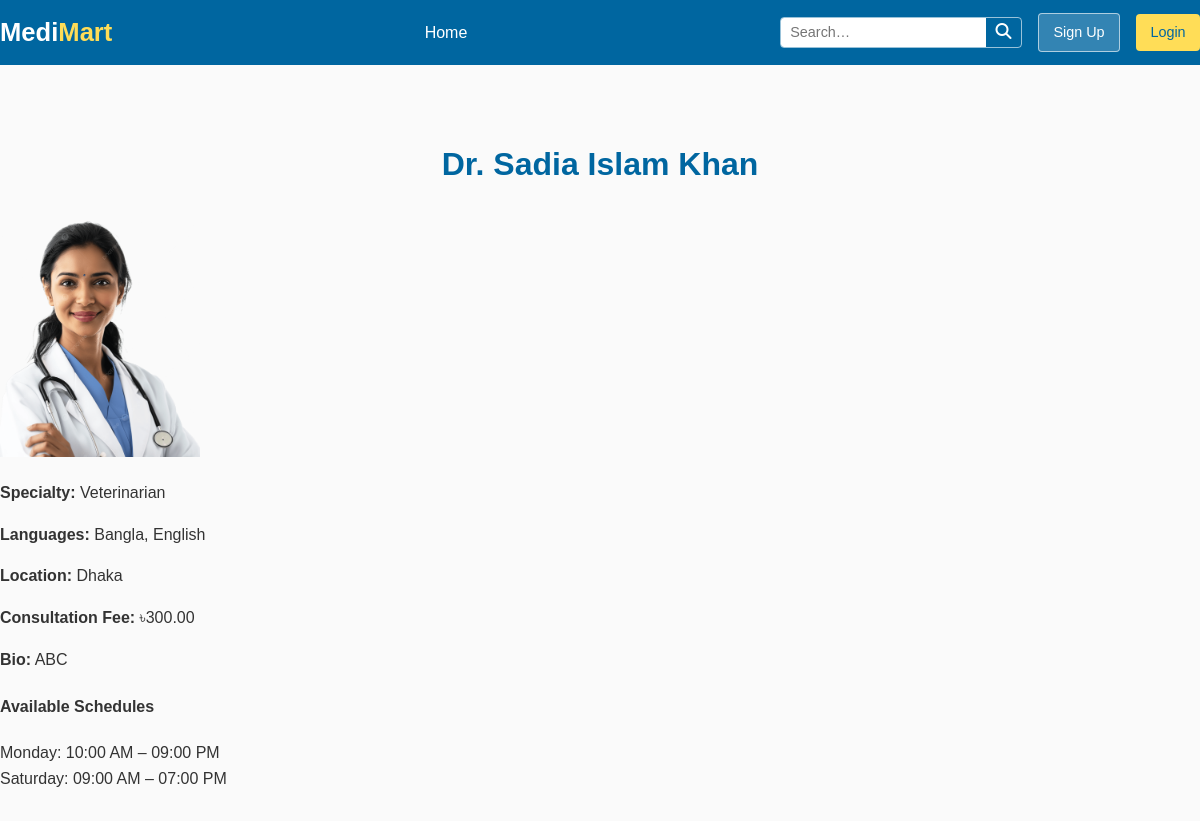
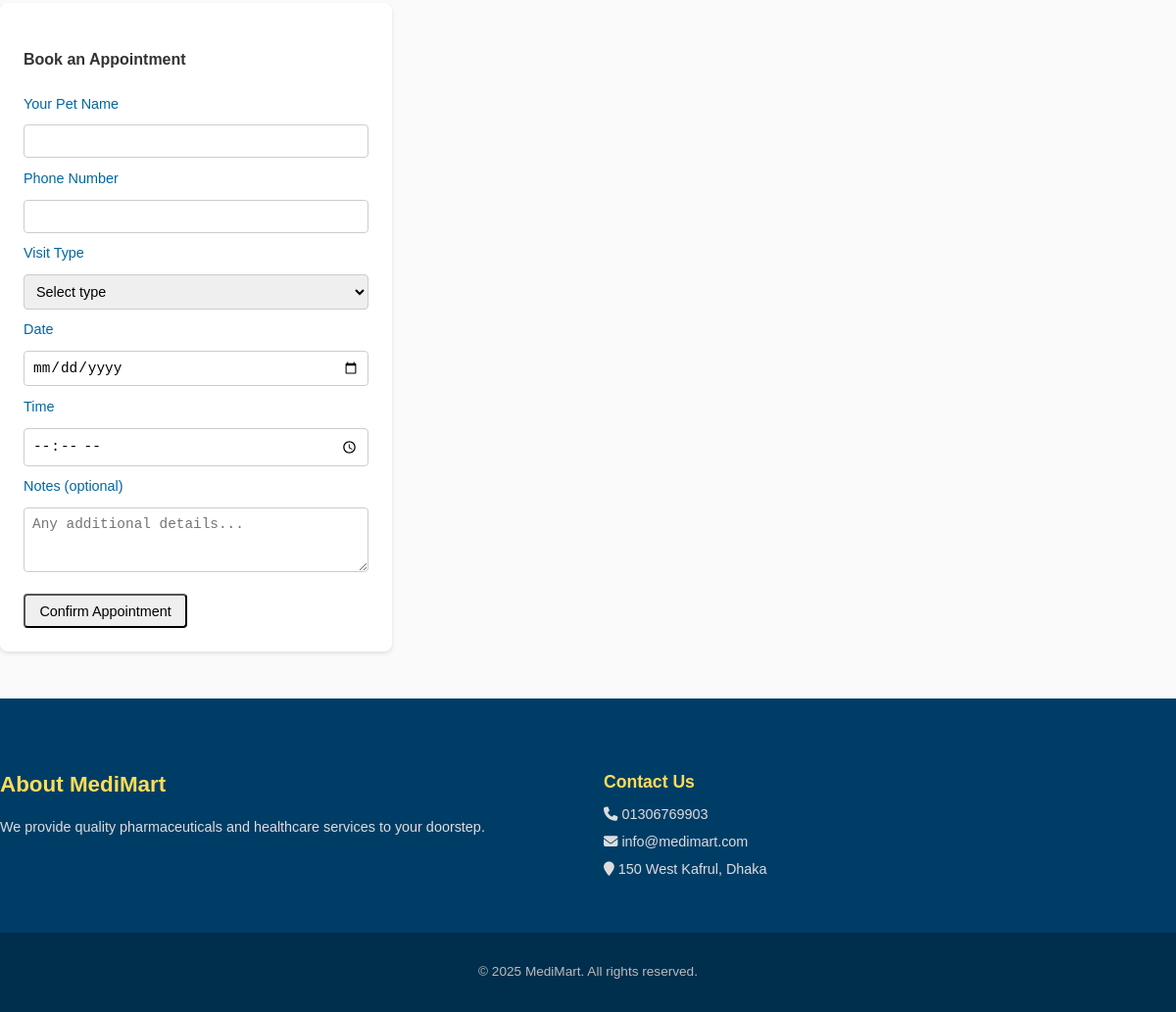
Page /pet-care/doctors/book/8/ on the committed database (2 pictures, top to bottom).
### main/models.py (models this page shows, shortened)
class Doctor(models.Model):
    DOCTOR_TYPES = [
        ('human', 'Human Doctor'),
        ('vet', 'Veterinarian'),
    ]
    user = models.OneToOneField(
        User,
        on_delete=models.CASCADE,
        related_name='doctor_profile',
        null=True,
        blank=True
    )
    name = models.CharField(max_length=100)
    specialty = models.CharField(max_length=100)
    doctor_type = models.CharField(
        max_length=10,
        choices=DOCTOR_TYPES,
        default='human'
    )
    languages = models.CharField(max_length=100)
    location = models.CharField(max_length=100)
    fee = models.DecimalField(
        max_digits=7,
        decimal_places=2,
        default=Decimal('0.00')
    )
    bkash_number = models.CharField(
        max_length=20,
        blank=True,
        null=True
    )
    bio = models.TextField(blank=True, null=True)   # ✅ fixed: allow empty bios
    image = models.ImageField(
        upload_to='doctor_images/',
        blank=True,
        null=True
    )
    def language_list(self):
        return [lang.strip() for lang in self.languages.split(',')]

class Schedule(models.Model):
    doctor = models.ForeignKey(Doctor, on_delete=models.CASCADE, related_name='schedules')
    day = models.CharField(max_length=10, choices=DAYS_OF_WEEK)
    start_time = models.TimeField()
    end_time = models.TimeField()
    class Meta:
        constraints = [
            UniqueConstraint(fields=('doctor', 'day', 'start_time', 'end_time'), name='uniq_schedule_slot'),
            CheckConstraint(check=Q(end_time__gt=F('start_time')), name='sched_time_order'),
        ]

### main/views.py (the view, shortened to what this page needs)
# urls.py: path('pet-care/doctors/book/<int:doctor_id>/', views.book_vet_appointment, name='book_vet_appointment'),
def book_vet_appointment(request, doctor_id):
    doctor = get_object_or_404(Doctor, id=doctor_id, doctor_type='vet')
    today = timezone.now().date()
    schedules = doctor.schedules.all() if hasattr(doctor, 'schedules') else []
    is_doctor = hasattr(request.user, 'doctor_profile')
    return render(request, 'main/vet_profile.html', {
        'doctor': doctor,
        'schedules': schedules,
        'is_doctor': is_doctor,
        'today': today,
    })

### main/context_processors.py (called while the page is built, shortened)
def cart_count(request):
    if request.user.is_authenticated:
        cart = Cart.objects.filter(user=request.user).first()
        count = cart.items.count() if cart and hasattr(cart, 'items') else 0
    else:
        cart_session = request.session.get('cart', {})
        count = sum(cart_session.values()) if isinstance(cart_session, dict) else 0
    return {'cart_count': count}

def user_group_flags(request):
    user = getattr(request, 'user', None)
    is_doctor = False
    is_patient = False
    is_staff = False
    return {
        'is_doctor': is_doctor,
        'is_patient': is_patient,
        'is_staff': is_staff,
    }

### main/templates/main/vet_profile.html (shortened to what this page needs)
{% extends "main/base.html" %}
{% load static %}
{% block content %}
<section class="doctor-profile container py-5">
    <h2 class="mb-4"> {{ doctor.name }}</h2>
    <div class="text-center mb-3">
        {% if doctor.image %}
            <img src="{{ doctor.image.url }}" alt="{{ doctor.name }}" class="rounded" style="width:200px; height:250px; object-fit:cover;">
        {% else %}
            <img src="{% static 'main/images/doctor_profile.png' %}" alt="{{ doctor.name }}" class="rounded" style="width:200px; height:250px; object-fit:cover;">
        {% endif %}
    </div>
    <div class="mb-4">
        <p><strong>Specialty:</strong> {{ doctor.specialty|default:"Not specified" }}</p>
        <p><strong>Languages:</strong>
            {% if doctor.language_list %}
                {{ doctor.language_list|join:", " }}
            {% else %}
                Not specified
            {% endif %}
        </p>
        <p><strong>Location:</strong> {{ doctor.location|default:"Not available" }}</p>
        <p><strong>Consultation Fee:</strong> ৳{{ doctor.fee|default:"N/A" }}</p>
        <p><strong>Bio:</strong> {{ doctor.bio|default:"No biography available." }}</p>
    </div>
    <div class="mb-4">
        <h4>Available Schedules</h4>
        {% if schedules %}
            <ul>
                {% for s in schedules %}
                    <li>{{ s.day }}: {{ s.start_time|time:"h:i A" }} – {{ s.end_time|time:"h:i A" }}</li>
                {% endfor %}
            </ul>
        {% else %}
            <p>No schedule available.</p>
        {% endif %}
    </div>
    {% if not is_doctor %}
    <div class="book-widget mb-5" style="max-width:400px;">
        <h4>Book an Appointment</h4>
        <form method="POST" action="{% url 'book_vet_appointment' doctor.id %}" class="appointment-form d-flex flex-column gap-2">
            <label for="name">Your Pet Name</label>
            <input type="text" id="name" name="name" required class="form-control">
            <label for="phone">Phone Number</label>
            <input type="text" id="phone" name="phone" required class="form-control">
            <label for="visitType">Visit Type</label>
            <select id="visitType" name="visitType" required class="form-control">
                <option value="" disabled selected>Select type</option>
            </select>
            <label for="date">Date</label>
            <input type="date" id="date" name="date" required min="{{ today|date:'Y-m-d' }}" class="form-control">
            <label for="time">Time</label>
            <input type="time" id="time" name="time" required class="form-control">
            <label for="notes">Notes (optional)</label>
            <textarea id="notes" name="notes" rows="3" placeholder="Any additional details..." class="form-control"></textarea>
            <button type="submit" class="btn btn-success mt-2">Confirm Appointment</button>
        </form>
    </div>
    {% endif %}
</section>
{% endblock %}

### main/static/main/css/style.css (style rules this page uses)
*, *::before, *::after { box-sizing: border-box; }
body { margin: 0; font-family: Arial, sans-serif; line-height: 1.6; color: #333; background-color: #ffffff; }
ul { list-style: none; margin: 0; padding: 0; }
.container { max-width: 1200px; margin: 0 auto; padding: 0 0; }
.btn { display: inline-block; padding: 0.45rem 0.9rem; border-radius: 4px; font-weight: 500; transition: background-color 0.3s ease; font-size: 0.9rem; }
.doctor-profile { padding: 3rem 0; background-color: #fafafa; }
.doctor-profile h2 { text-align: center; font-size: 2rem; color: #0066a0; margin-bottom: 1rem; }
.book-widget { margin-top: 2rem; background: #ffffff; padding: 1.5rem; border-radius: 8px; box-shadow: 0 2px 4px rgba(0,0,0,0.1); }
.book-widget form { display: flex; flex-direction: column; gap: 0.6rem; }
.book-widget label { font-weight: 500; color: #0066a0; font-size: 0.9rem; }
.book-widget select, .book-widget input, .book-widget textarea { padding: 0.5rem; border: 1px solid #ccc; border-radius: 4px; font-size: 0.9rem; }
.book-widget button { margin-top: 0.8rem; align-self: flex-start; }

### rows in the picture
Doctor: name "Dr. Sadia Islam Khan", image (picture), specialty "Veterinarian", language_list "Bangla, English", location "Dhaka", fee "300.00", bio "ABC"
Schedule: day "Monday", start_time "10:00 AM", end_time "09:00 PM"
Schedule: day "Saturday", start_time "09:00 AM", end_time "07:00 PM"
